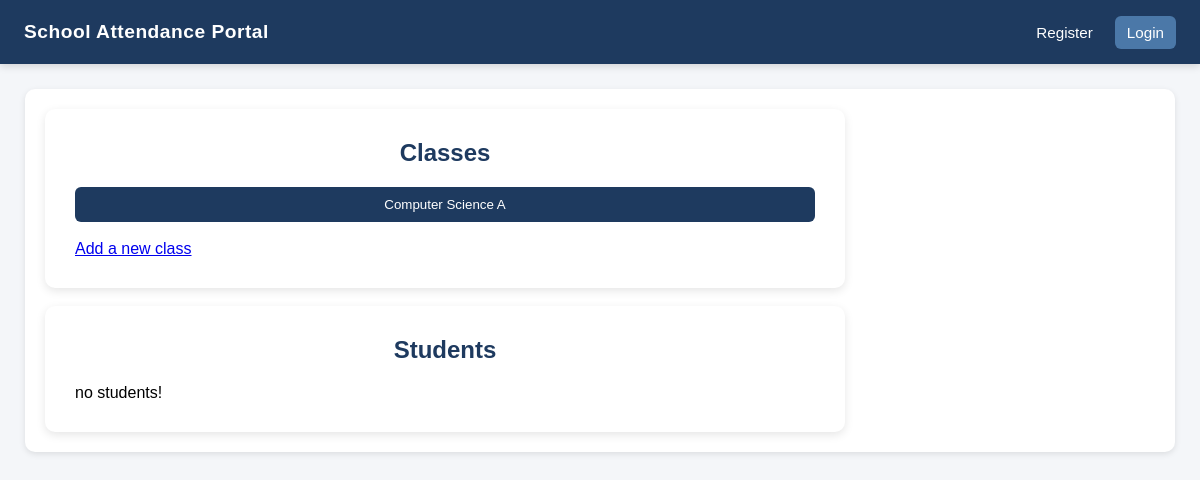
Page /courses/id=2 on the earlier database version.
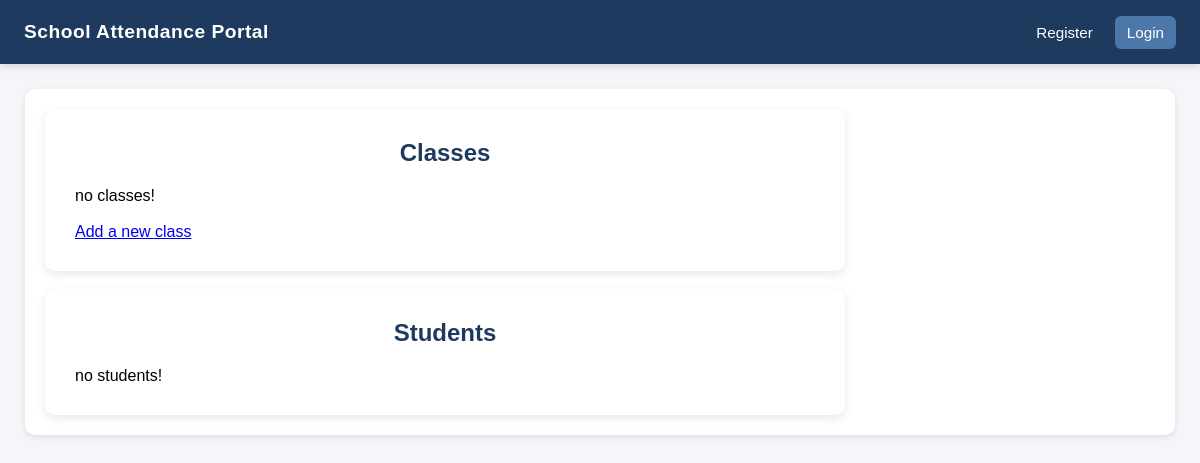
Same page on the later database version.
### tables this page shows
CREATE TABLE "class"
(
    class_id  INTEGER not null
        constraint class_pk
            primary key autoincrement,
    block     char(1) not null,
    course_id int     not null
        references course
);

CREATE TABLE "subject"
(
    subject_id    INTEGER     not null
        primary key autoincrement,
    subject_name  varchar(45) not null,
    department_id int         not null
        references department
);

### app.py (the view)
@app.route("/courses/id=<course_id>")
def course(course_id):
    from libraries.tools.admin import get_classes_by_course, get_students_by_course
    class_list = get_classes_by_course(course_id)
    student_list = get_students_by_course(course_id)
    return render_template("course.html", class_list=class_list, student_list=student_list, course_id = course_id)

### app.py (called while the page is built)
@app.before_request
def before_request():
    if "logged_in" not in session.keys():
        session["logged_in"] = 0

### libraries/tools/admin.py (called while the page is built)
def get_classes_by_course(course_id):
    from libraries.tools.database import execute_query_all
    query = ("SELECT subject.subject_name, class.block, course.year "
             "FROM class, course, subject "
             "WHERE class.course_id = course.course_id "
             "AND course.subject_id = subject.subject_id "
             "AND course.course_id = ?")
    classes = execute_query_all(query, (course_id, ))
    return classes

def get_students_by_course(course_id):
    from libraries.tools.database import execute_query_all
    query = ("SELECT * FROM student, enrolment, class "
             "WHERE student.student_number = enrolment.student_number "
             "AND enrolment.class_id = class.class_id "
             "AND class.course_id = ?")
    students = execute_query_all(query, (course_id, ))
    return students

### libraries/tools/database.py (called while the page is built)
def execute_query_all(query,params):
    conn = sqlite3.connect("database.db")
    cur = conn.cursor()
    cur.execute(query,params)
    rows = cur.fetchall()
    return rows

### templates/course.html
{% extends 'base.html' %}
{% block content %}
    <div class="card">
        <h2>Classes</h2>
        {% for class in class_list %}
            <form method="POST">
                <button type="submit">{{ class[0] }} {{ class[1] }}</button>
            </form>
        {% else %}
            <p>no classes!</p>
        {% endfor %}
        <br/>
        <a href="/classes/new/course={{ course_id }}">Add a new class</a>
    </div>
    <br/>
    <div class="card">
        <h2>Students</h2>
        {% for student in student_list %}
            <form method="POST">
                <button type="submit" name="test" value="123">{{ course[0] }} - {{ course[1] }}</button>
            </form>
        {% else %}
            <p>no students!</p>
        {% endfor %}
    </div>
{% endblock %}

Differences in the rows shown:
removed class: subject_name "Computer Science", block "A"
Other differences:
text now shown: "no classes!"
